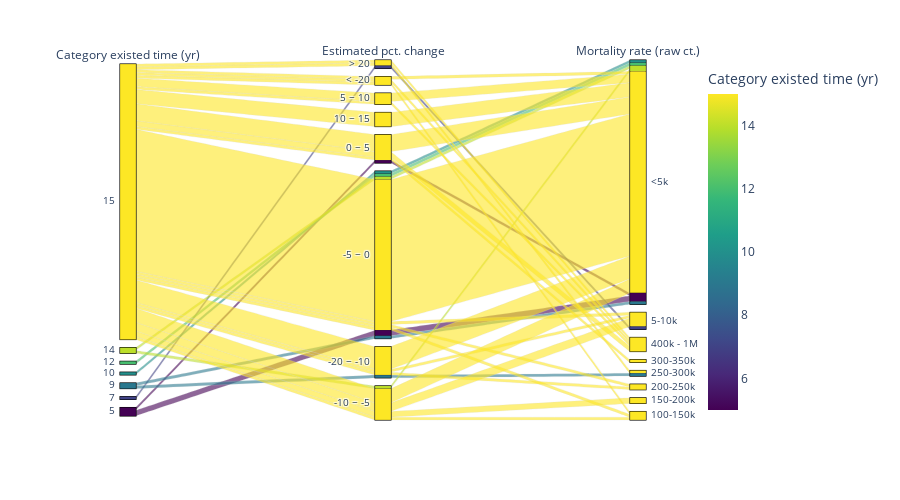

The cell this chart's notebook holds for it:
### Code cell
#df = px.data.tips()
fig = px.parallel_categories(fatal, dimensions=['exist','est_str','mort_str'],
                color="exist", color_continuous_scale="Viridis",
                labels={'exist':'Category existed time (yr)',
                        'est_str':'Estimated pct. change',
                        'mort_str':'Mortality rate (raw ct.)'},
                height = 500,
                width = 900
                )
dimensions=['exist','est_str','mort_bin']
fig.update_traces(dimensions=[{"categoryorder": "category descending"} for _ in dimensions])
plt.tight_layout()
fig.show()

### Figure 1 — Plotly figure (JSON) as saved in the notebook; plotly's stock layout.template omitted (floating-point values rounded to 4 significant figures)
{"data": [{"dimensions": [{"categoryorder": "category descending", "label": "Category existed time (yr)", "values": [15, 15, 15, 15, 15, 15, 15, 15, 15, 15, 15, 15, 15, 15, 15, 15, 15, 15, 15, 15, 15, 15, 15, 15, 14, 15, 15, 15, 15, 15, 15, 15, 15, 15, 15, 15, 15, 15, 15, 15, 5, 15, 15, 15, 15, 15, 15, 5, 12, 15, 15, 15, 15, 15, 15, 15, 15, 15, 15, 15, 15, 15, 15, 15, 15, 15, 15, 10, 9, 15, 15, 5, 15, 15, 15, 15, 15, 15, 15, 15, 15, 15, 15, 15, 15, 14, 15, 15, 15, 7, 15, 15, 15, 15, 15, 15, 15, 15, 15, 9, 15, 15, 15, 15, 15, 15, 15]}, {"categoryorder": "category descending", "label": "Estimated pct. change", "values": ["-5 ~ 0", "0 ~ 5", "-5 ~ 0", "-5 ~ 0", "-5 ~ 0", "-5 ~ 0", "-5 ~ 0", "-5 ~ 0", "-5 ~ 0", "-5 ~ 0", "-5 ~ 0", "-5 ~ 0", "-5 ~ 0", "-5 ~ 0", "-5 ~ 0", "-5 ~ 0", "-5 ~ 0", "-5 ~ 0", "-10 ~ -5", "-5 ~ 0", "0 ~ 5", "-5 ~ 0", "-5 ~ 0", "-5 ~ 0", "-5 ~ 0", "-5 ~ 0", "-5 ~ 0", "-5 ~ 0", "-20 ~ -10", "-5 ~ 0", "-5 ~ 0", "-5 ~ 0", "-5 ~ 0", "-5 ~ 0", "-5 ~ 0", "0 ~ 5", "5 ~ 10", "-5 ~ 0", "5 ~ 10", "-10 ~ -5", "-5 ~ 0", "-5 ~ 0", "-5 ~ 0", "-5 ~ 0", "10 ~ 15", "-5 ~ 0", "-10 ~ -5", "0 ~ 5", "-5 ~ 0", "-5 ~ 0", "-5 ~ 0", "-20 ~ -10", "-5 ~ 0", "0 ~ 5", "-5 ~ 0", "-5 ~ 0", "0 ~ 5", "-20 ~ -10", "-5 ~ 0", "10 ~ 15", "-5 ~ 0", "-5 ~ 0", "-5 ~ 0", "< -20", "-5 ~ 0", "10 ~ 15", "-20 ~ -10", "-5 ~ 0", "-5 ~ 0", "-20 ~ -10", "-20 ~ -10", "-5 ~ 0", "-5 ~ 0", "10 ~ 15", "5 ~ 10", "-5 ~ 0", "-5 ~ 0", "-20 ~ -10", "-20 ~ -10", "-10 ~ -5", "0 ~ 5", "-5 ~ 0", "-5 ~ 0", "10 ~ 15", "-10 ~ -5", "-10 ~ -5", "-10 ~ -5", "-20 ~ -10", "-10 ~ -5", "> 20", "-5 ~ 0", "-10 ~ -5", "-10 ~ -5", "< -20", "-5 ~ 0", "-10 ~ -5", "-10 ~ -5", "-5 ~ 0", "-20 ~ -10", "-20 ~ -10", "> 20", "0 ~ 5", "0 ~ 5", "0 ~ 5", "< -20", "> 20", "5 ~ 10"]}, {"categoryorder": "category descending", "label": "Mortality rate (raw ct.)", "values": ["<5k", "<5k", "<5k", "<5k", "<5k", "<5k", "<5k", "<5k", "<5k", "<5k", "<5k", "<5k", "<5k", "<5k", "<5k", "<5k", "<5k", "<5k", "<5k", "<5k", "<5k", "<5k", "<5k", "<5k", "<5k", "<5k", "<5k", "<5k", "<5k", "<5k", "<5k", "<5k", "<5k", "<5k", "<5k", "<5k", "<5k", "<5k", "<5k", "<5k", "<5k", "<5k", "<5k", "<5k", "<5k", "<5k", "<5k", "<5k", "<5k", "<5k", "<5k", "<5k", "<5k", "<5k", "<5k", "<5k", "<5k", "<5k", "<5k", "<5k", "<5k", "<5k", "<5k", "<5k", "<5k", "<5k", "<5k", "<5k", "<5k", "<5k", "<5k", "<5k", "<5k", "<5k", "<5k", "<5k", "<5k", "<5k", "<5k", "<5k", "<5k", "<5k", "<5k", "<5k", "<5k", "<5k", "5-10k", "5-10k", "5-10k", "5-10k", "5-10k", "5-10k", "100-150k", "100-150k", "100-150k", "150-200k", "150-200k", "200-250k", "200-250k", "250-300k", "250-300k", "300-350k", "400k - 1M", "400k - 1M", "400k - 1M", "400k - 1M", "400k - 1M"]}], "domain": {"x": [0, 1], "y": [0, 1]}, "line": {"color": [15, 15, 15, 15, 15, 15, 15, 15, 15, 15, 15, 15, 15, 15, 15, 15, 15, 15, 15, 15, 15, 15, 15, 15, 14, 15, 15, 15, 15, 15, 15, 15, 15, 15, 15, 15, 15, 15, 15, 15, 5, 15, 15, 15, 15, 15, 15, 5, 12, 15, 15, 15, 15, 15, 15, 15, 15, 15, 15, 15, 15, 15, 15, 15, 15, 15, 15, 10, 9, 15, 15, 5, 15, 15, 15, 15, 15, 15, 15, 15, 15, 15, 15, 15, 15, 14, 15, 15, 15, 7, 15, 15, 15, 15, 15, 15, 15, 15, 15, 9, 15, 15, 15, 15, 15, 15, 15], "coloraxis": "coloraxis"}, "name": "", "type": "parcats"}], "layout": {"coloraxis": {"colorbar": {"title": {"text": "Category existed time (yr)"}}, "colorscale": [[0, "#440154"], [0.1111, "#482878"], [0.2222, "#3e4989"], [0.3333, "#31688e"], [0.4444, "#26828e"], [0.5556, "#1f9e89"], [0.6667, "#35b779"], [0.7778, "#6ece58"], [0.8889, "#b5de2b"], [1, "#fde725"]]}, "height": 500, "legend": {"tracegroupgap": 0}, "margin": {"t": 60}, "width": 900}}
